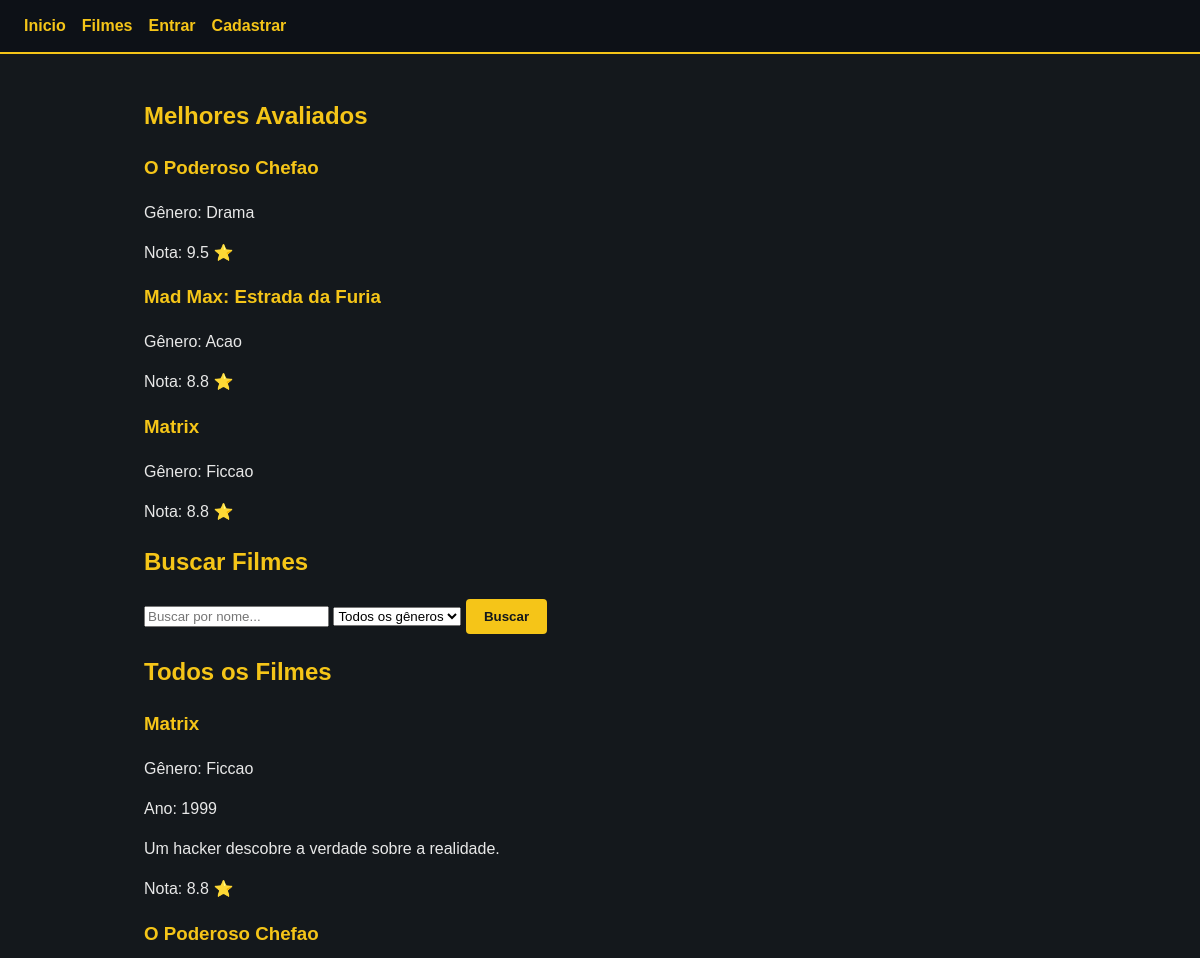
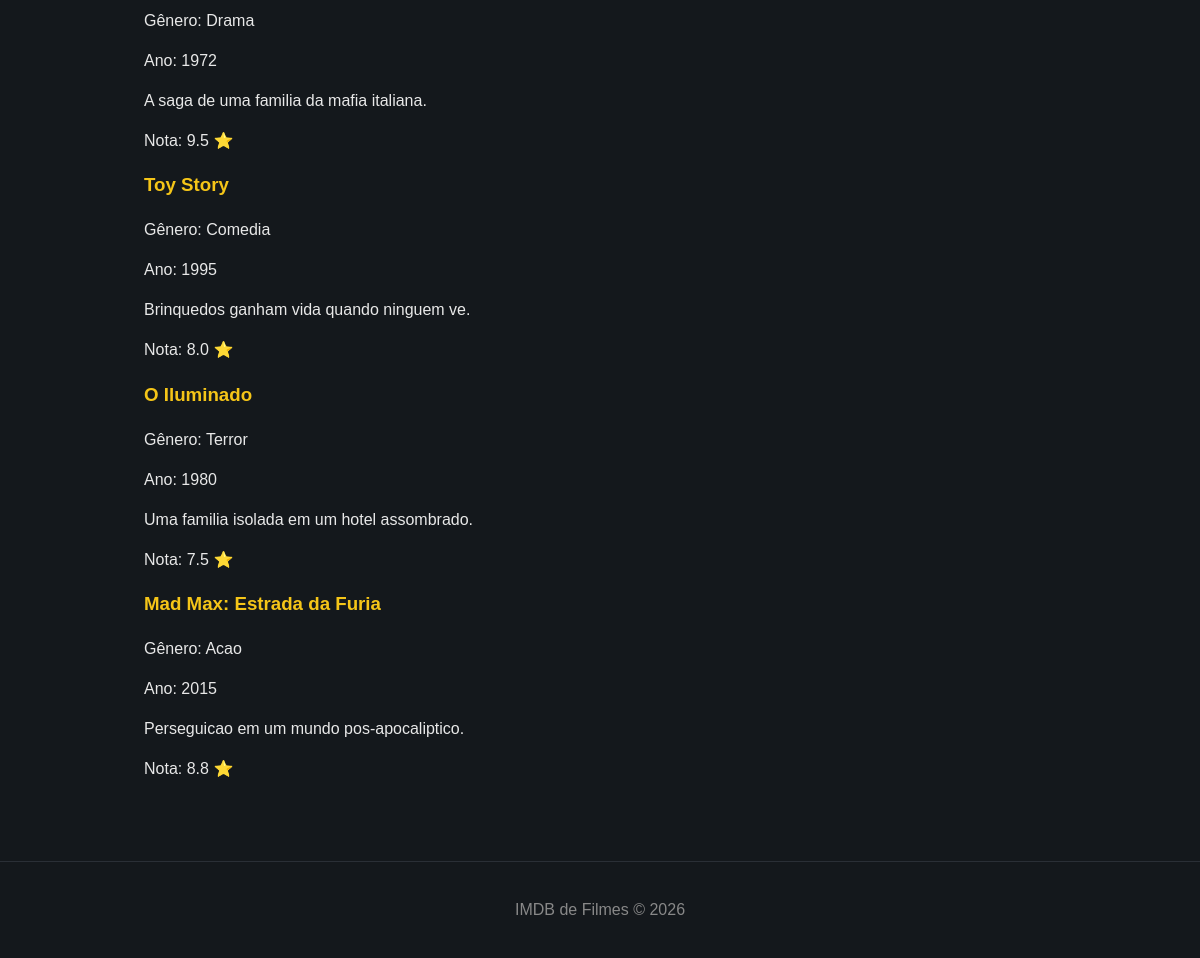
Screenshot of /views/filmes/listar.php with the database file from the repository (2 pictures, top to bottom).
### tables this page shows
CREATE TABLE filmes (
    id        INT AUTO_INCREMENT PRIMARY KEY,
    titulo    VARCHAR(150) NOT NULL,
    genero    VARCHAR(60)  NOT NULL,
    descricao TEXT,
    ano       INT          NOT NULL
);

### functions/filmes_functions.php (called while the page is built, shortened)
<?php
require_once __DIR__ . '/../models/Filme.php';
function buscarTodosFilmes(): array {
    $pdo  = Banco::conectar();
    $sql  = "SELECT f.id, f.titulo, f.genero, f.descricao, f.ano, AVG(a.nota) AS nota_media
             FROM filmes f
             LEFT JOIN avaliacoes a ON a.filme_id = f.id
             GROUP BY f.id";
    $stmt = $pdo->query($sql);
    $rows = $stmt->fetchAll(PDO::FETCH_ASSOC);
    $filmes = [];
    foreach ($rows as $row) {
        $filmes[] = new Filme(
            (int)   $row['id'],
                    $row['titulo'],
                    $row['genero'],
                    $row['descricao'],
            (int)   $row['ano'],
            (float) ($row['nota_media'] ?? 0)
        );
    }
    return $filmes;
}
function buscarFilmesMaisAvaliados(int $limite = 5): array {
    $pdo  = Banco::conectar();
    $sql  = "SELECT f.id, f.titulo, f.genero, f.descricao, f.ano, AVG(a.nota) AS nota_media
             FROM filmes f
             LEFT JOIN avaliacoes a ON a.filme_id = f.id
             GROUP BY f.id
             ORDER BY nota_media DESC
             LIMIT :limite";
    $stmt = $pdo->prepare($sql);
    $stmt->bindParam(':limite', $limite, PDO::PARAM_INT);
    $stmt->execute();
    $rows = $stmt->fetchAll(PDO::FETCH_ASSOC);
    $filmes = [];
    foreach ($rows as $row) {
        $filmes[] = new Filme(
            (int)   $row['id'],
                    $row['titulo'],
                    $row['genero'],
                    $row['descricao'],
            (int)   $row['ano'],
            (float) ($row['nota_media'] ?? 0)
        );
    }
    return $filmes;
}

### models/Filme.php (called while the page is built, shortened)
<?php
class Filme {
    public function __construct(int $id, string $titulo, string $genero, string $descricao, int $ano, float $nota_media = 0.0) {
        $this->titulo     = $titulo;
        $this->genero     = $genero;
        $this->descricao  = $descricao;
        $this->ano        = $ano;
        $this->nota_media = $nota_media;
    }
}

### views/filmes/listar.php (the view, shortened to what this page needs)
<?php
require_once __DIR__ . '/../../functions/filmes_functions.php';
$busca  = isset($_GET['busca'])  ? trim($_GET['busca'])  : '';
$genero = isset($_GET['genero']) ? trim($_GET['genero']) : '';
if ($busca !== '') {
    $filmes = buscarFilmesPorNome($busca);
} elseif ($genero !== '' && $genero !== 'todos') {
    $filmes = buscarFilmesPorGenero($genero);
} else {
    $filmes = buscarTodosFilmes();
}
$destaques = buscarFilmesMaisAvaliados(3);
require_once __DIR__ . '/../header.php';
?>
<section>
    <h2>Melhores Avaliados</h2>
    <div>
        <?php foreach ($destaques as $filme): ?>
            <div>
                <h3><?= htmlspecialchars($filme->titulo) ?></h3>
                <p>Gênero: <?= htmlspecialchars($filme->genero) ?></p>
                <p>Nota: <?= number_format($filme->nota_media, 1) ?> ⭐</p>
            </div>
        <?php endforeach; ?>
    </div>
</section>
<section>
    <h2>Buscar Filmes</h2>
    <form method="GET" action="">
        <input type="text" name="busca" placeholder="Buscar por nome..." value="<?= htmlspecialchars($busca) ?>">
        <select name="genero">
            <option value="todos">Todos os gêneros</option>
        </select>
        <button type="submit">Buscar</button>
    </form>
</section>
<section>
    <h2>Todos os Filmes</h2>
    <?php if (empty($filmes)): ?>
        <p>Nenhum filme encontrado.</p>
    <?php else: ?>
        <div>
            <?php foreach ($filmes as $filme): ?>
                <div>
                    <h3><?= htmlspecialchars($filme->titulo) ?></h3>
                    <p>Gênero: <?= htmlspecialchars($filme->genero) ?></p>
                    <p>Ano: <?= $filme->ano ?></p>
                    <p><?= htmlspecialchars($filme->descricao) ?></p>
                    <p>Nota: <?= number_format($filme->nota_media, 1) ?> ⭐</p>
                </div>
            <?php endforeach; ?>
        </div>
    <?php endif; ?>
</section>
<?php require_once __DIR__ . '/../footer.php'; ?>

### views/header.php (shortened to what this page needs)
<!DOCTYPE html>
<html lang="pt-br">
<head>
    <link rel="stylesheet" href="/projeto/assets/estilo.css">
</head>
<body>
<header>
    <nav>
        <a href="/projeto/index.php">Inicio</a>
        <a href="/projeto/views/filmes/listar.php">Filmes</a>
        <?php if (!empty($_SESSION['usuario_id'])): ?>
            <?php if (!empty($_SESSION['usuario_admin'])): ?>
                <a href="/projeto/views/categorias/listar.php">Categorias</a>
            <?php endif; ?>
            <span class="nav-user">Ola, <?= htmlspecialchars($_SESSION['usuario_nome']) ?></span>
            <a href="/projeto/views/auth/logout.php">Sair</a>
        <?php else: ?>
            <a href="/projeto/views/auth/login.php">Entrar</a>
            <a href="/projeto/views/auth/cadastro.php">Cadastrar</a>
        <?php endif; ?>
    </nav>
</header>
<main>

### views/footer.php
</main>
<footer>
    <p>IMDB de Filmes &copy; 2026</p>
</footer>
</body>
</html>

### assets/estilo.css (style rules this page uses)
* { box-sizing: border-box; }
body { margin: 0; font-family: Arial, Helvetica, sans-serif; background: #14181c; color: #e8e8e8; line-height: 1.5; }
header { background: #0d1117; border-bottom: 2px solid #f5c518; }
header nav { display: flex; align-items: center; gap: 16px; padding: 14px 24px; flex-wrap: wrap; }
header nav a { color: #f5c518; text-decoration: none; font-weight: bold; }
main { max-width: 960px; margin: 0 auto; padding: 24px; }
h1, h2, h3 { color: #f5c518; }
a { color: #6cb6ff; }
button { background: #f5c518; color: #14181c; border: none; padding: 10px 18px; border-radius: 4px; font-weight: bold; cursor: pointer; }
footer { text-align: center; padding: 20px; color: #888; border-top: 1px solid #2a2f36; margin-top: 40px; }

### rows the page displays
filmes: titulo "O Poderoso Chefao", genero "Drama", nota_media "9.5", ano "1972", descricao "A saga de uma familia da mafia italiana."
filmes: titulo "Mad Max: Estrada da Furia", genero "Acao", nota_media "8.8", ano "2015", descricao "Perseguicao em um mundo pos-apocaliptico."
filmes: titulo "Matrix", genero "Ficcao", nota_media "8.8", ano "1999", descricao "Um hacker descobre a verdade sobre a realidade."
filmes: titulo "Toy Story", genero "Comedia", ano "1995", descricao "Brinquedos ganham vida quando ninguem ve.", nota_media "8.0"
filmes: titulo "O Iluminado", genero "Terror", ano "1980", descricao "Uma familia isolada em um hotel assombrado.", nota_media "7.5"
